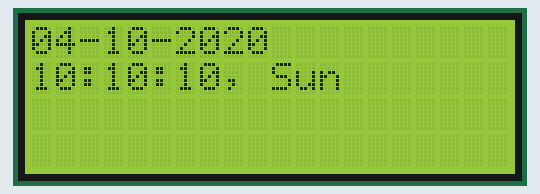
This sketch was run on a simulated Arduino Uno, built for the host (arithmetic inside an expression is 32-bit, double 64-bit). Parts: 20×4 character LCD. The local clock reads 2024-03-15 10:24:30 at power-on unless the sketch sets it; what the sketch prints to the serial monitor is not drawn.

Above: at 0.4 s.
At 4.6 s:
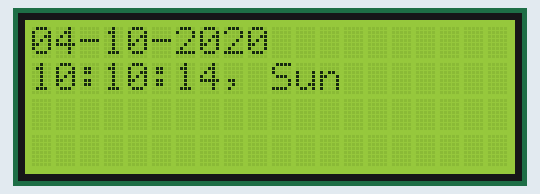
At 11.8 s:
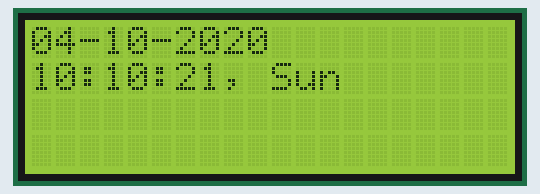
At 18.9 s:
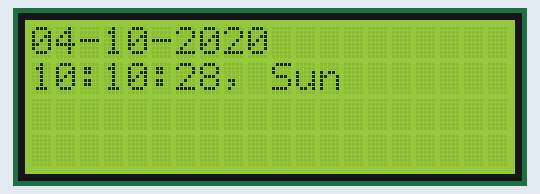
At 29.2 s:
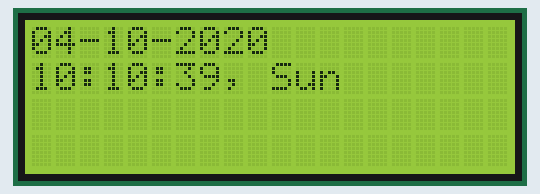
At 38.5 s:
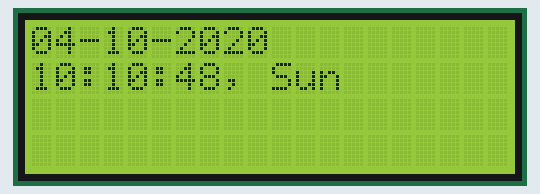

Measured:
- what the display in image 0 shows lasts 1.0 s, from 0.4 s to 1.4 s

The sketch:

Real_time.ino
```cpp
#include <LiquidCrystal_I2C.h>
#include <iarduino_RTC.h>

LiquidCrystal_I2C lcd(0x27, 20, 4);

iarduino_RTC time(RTC_DS1302, 8, 6, 7);
void setup() {
  lcd.init();
  lcd.backlight();
  delay(300);                                            // задержка в 300мс перед началом инициализации
  Serial.begin(9600);                              // устанавливаем скорость передачи данных с модулей в 9600 бод
  time.begin();                                       // функция служит для инициализации работы модуля
// Ниже у нас прописываются временные значения в виде секунд, минут, часов, даты, включая месяц и год, и также можете указать день недели
  time.settime(10,10,10,4,10,20,3);  // 10  сек, 10 мин, 10 час, 4 , октября, 2017 года, среда
}
void loop(){
    lcd.setCursor(0, 0);
    lcd.print(time.gettime("d-m-Y"));   // выводим время
    lcd.setCursor(0, 1);
    lcd.print(time.gettime("H:i:s, D"));
    Serial.println(time.gettime("d-m-Y, H:i:s, D"));
    delay(1000);  // делаем небольшую задержку, чтобы не выводить время слишком часто

}
```
